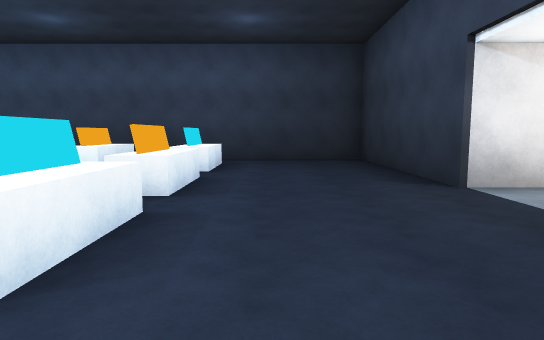
[1] (above)

24 first-person views from a walk through a scene from a Unity 3-D project. The camera is 1.4 m above the floor, tilts 6° down and sees 75° across. The floor is counted in squares, 2 m on a side. Each view is taken from the middle of a square. On the plan, view 1 faces up. The plan holds only what a view shows up to about 11 squares ahead; the rest is blank. The player is left out.

[2]
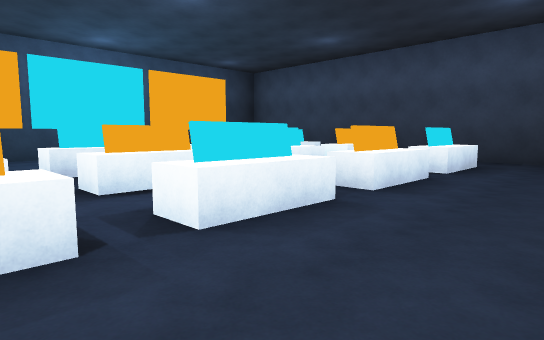

[3]
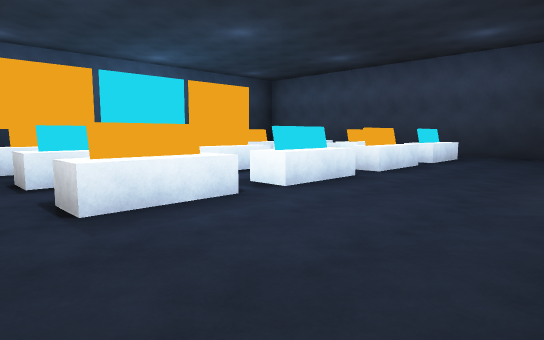

[4]
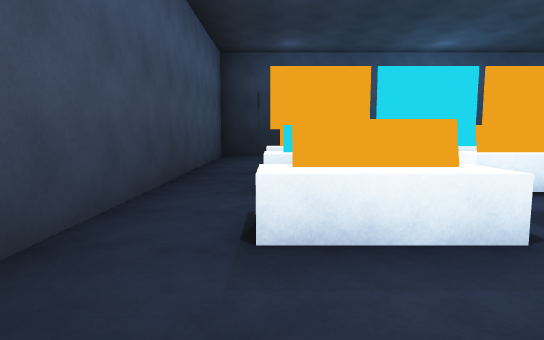

[5]
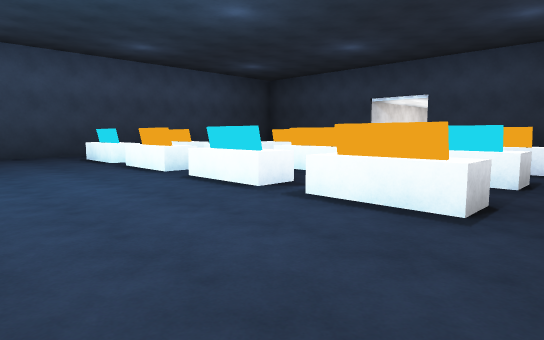

[6]
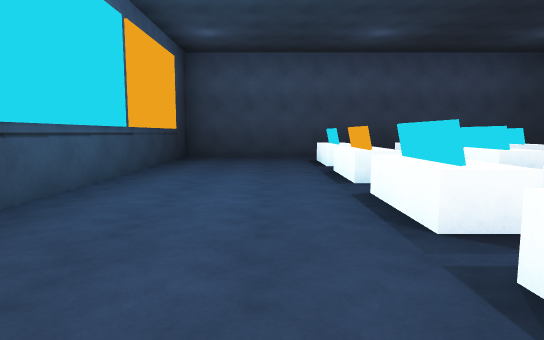

[7]
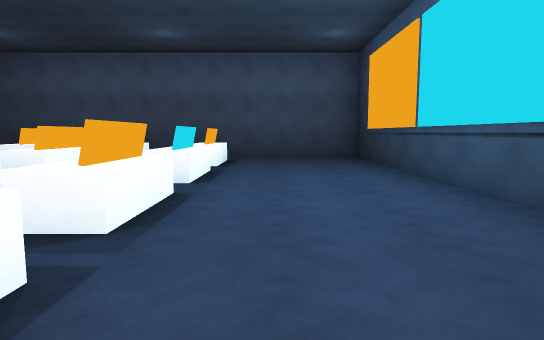

[8]
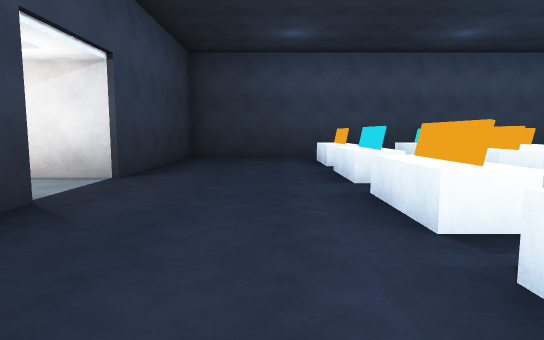

[9]
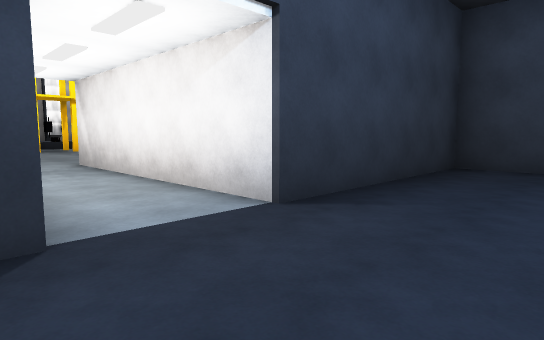

[10]
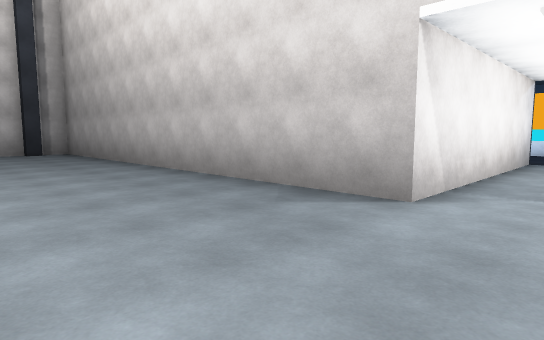

[11]
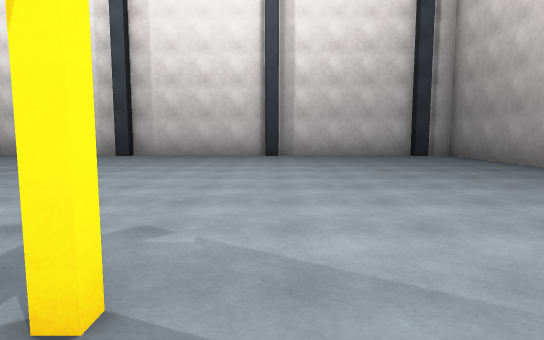

[12]
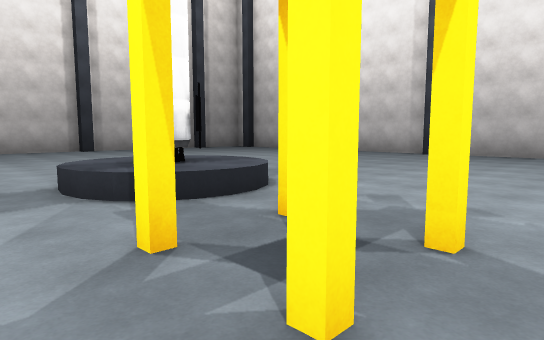

[13]
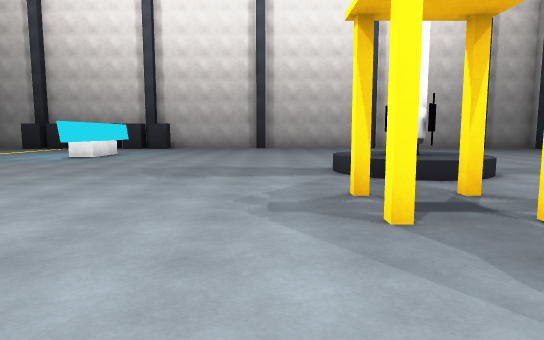

[14]
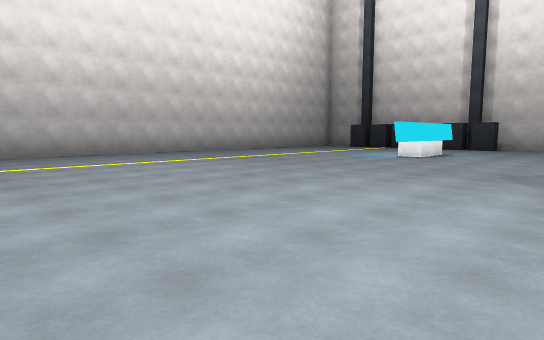

[15]
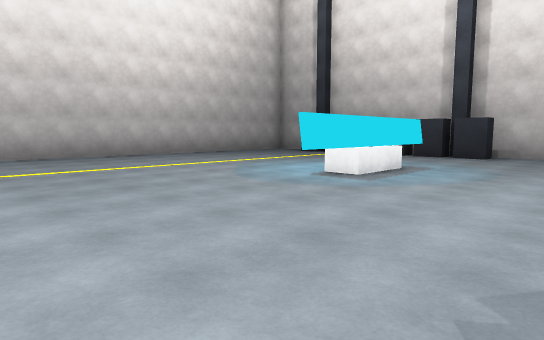

[16]
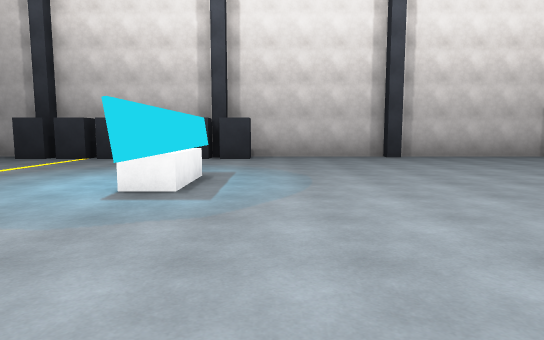

[17]
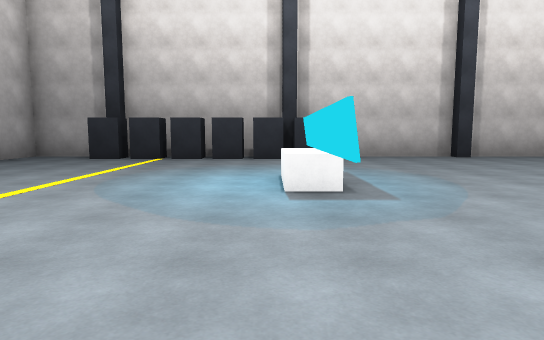

[18]
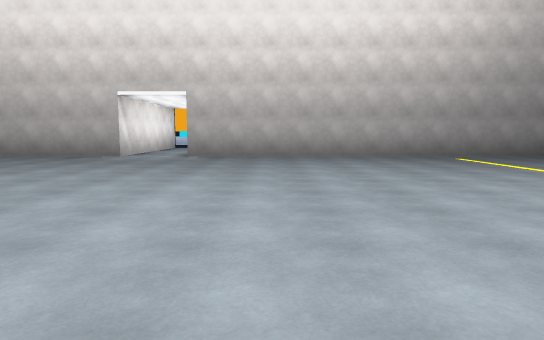

[19]
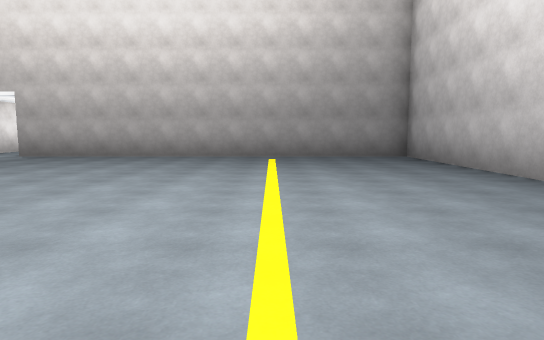

[20]
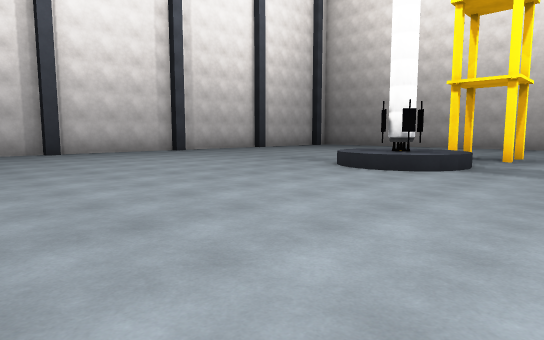

[21]
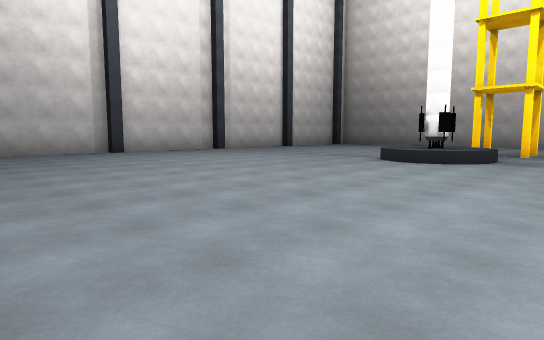

[22]
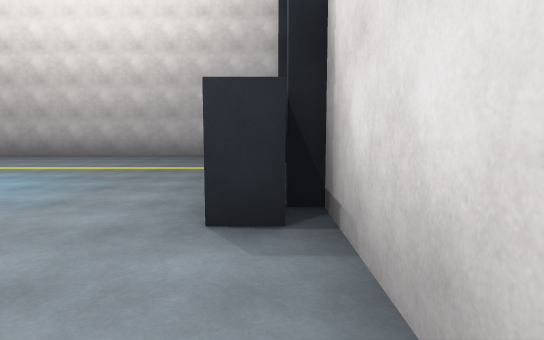

[23]
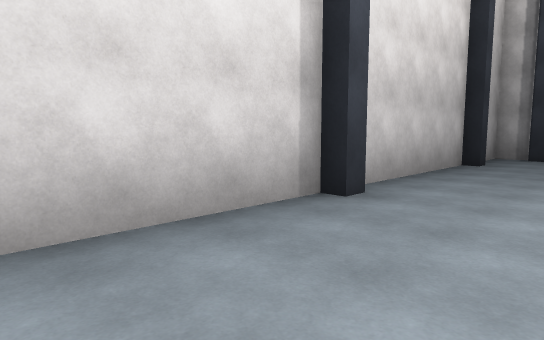

[24]
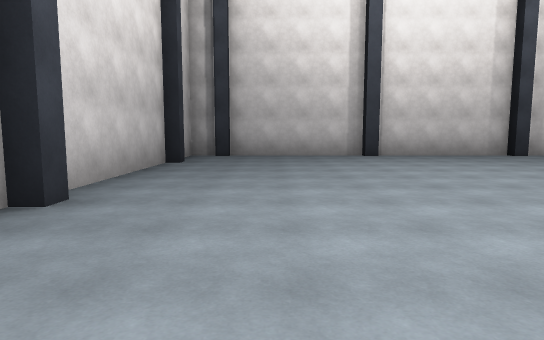

### Floor plan
Key: @ floor where view 1 was taken; # wall or solid block; x gap in a wall; . floor; ^ raised ledge; O other object.
Columns run from 10 left of view 1 to 29 right of it. Each row starts with its distance up from view 1.
 16                   ######################
 15                   #........ ...........#
 14                   #...................O#
 13                   #...................O#
 12                   #...................O#
 11                   #...................O#
 10 ##############    #...................O#
  9 #....    ....#    #...................O#
  8 #....^ ^ ^...#    #............##^##..O#
  7 #....^x^x^...#    #....................#
  6 #.....  .....#    #....................#
  5 #....^x^x^...##   #....................#
  4 #....^.^.^.............................#
  3 #....^.^.^.............................#
  2 #....^x^x^...######......##..^.........#
  1 #............#    #......##.OO.........#
  0 #....^x^x^@..#    #.........OO^........#
 -1 #....^.^.^...#    #....................#
 -2 #............#    #....................#
 -3 ##############    #....................#
 -4                   #....................#
 -5                   #....................#
 -6                   #....................#
 -7                   #....................#
 -8                   #....................#
 -9                   ######################

Positions as (right, up) in squares from view 1, and headings:
1: (0, 0), facing up
2: (1, 0), facing up-left
3: (2, -2), facing up-left
4: (1, -1), facing left
5: (-9, -2), facing up-right
6: (-7, -1), facing up
7: (-7, 8), facing down
8: (0, 8), facing down
9: (0, 5), facing down-right
10: (12, 4), facing down-left
11: (14, 2), facing down
12: (14, 3), facing down-right
13: (12, 3), facing right
14: (12, 4), facing up-right
15: (17, 5), facing up-right
16: (18, 7), facing right
17: (18, 9), facing right
18: (19, 7), facing left
19: (19, 12), facing left
20: (26, 4), facing down-left
21: (28, 4), facing down-left
22: (28, 5), facing up
23: (26, 2), facing down-right
24: (26, 2), facing down
